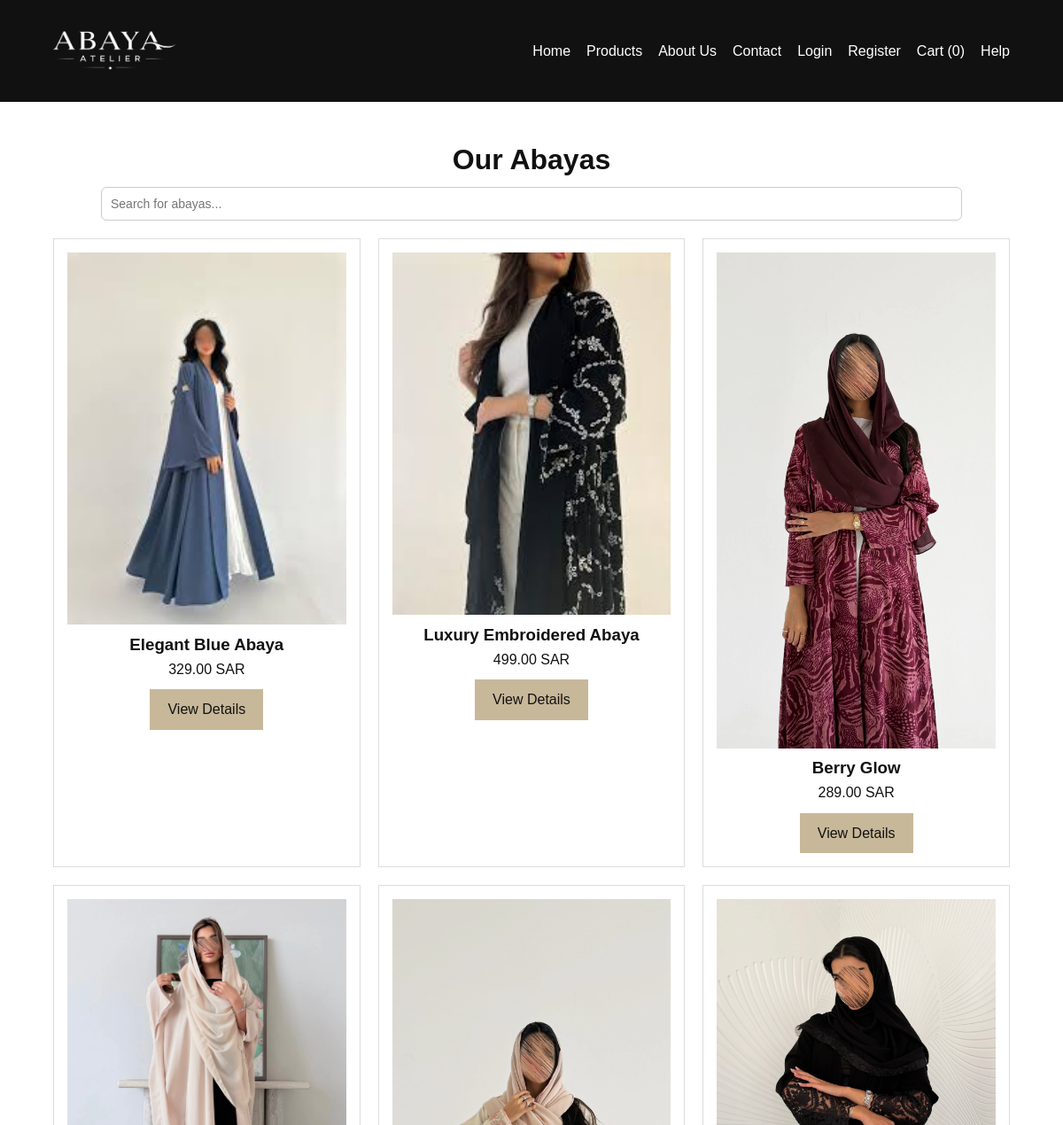
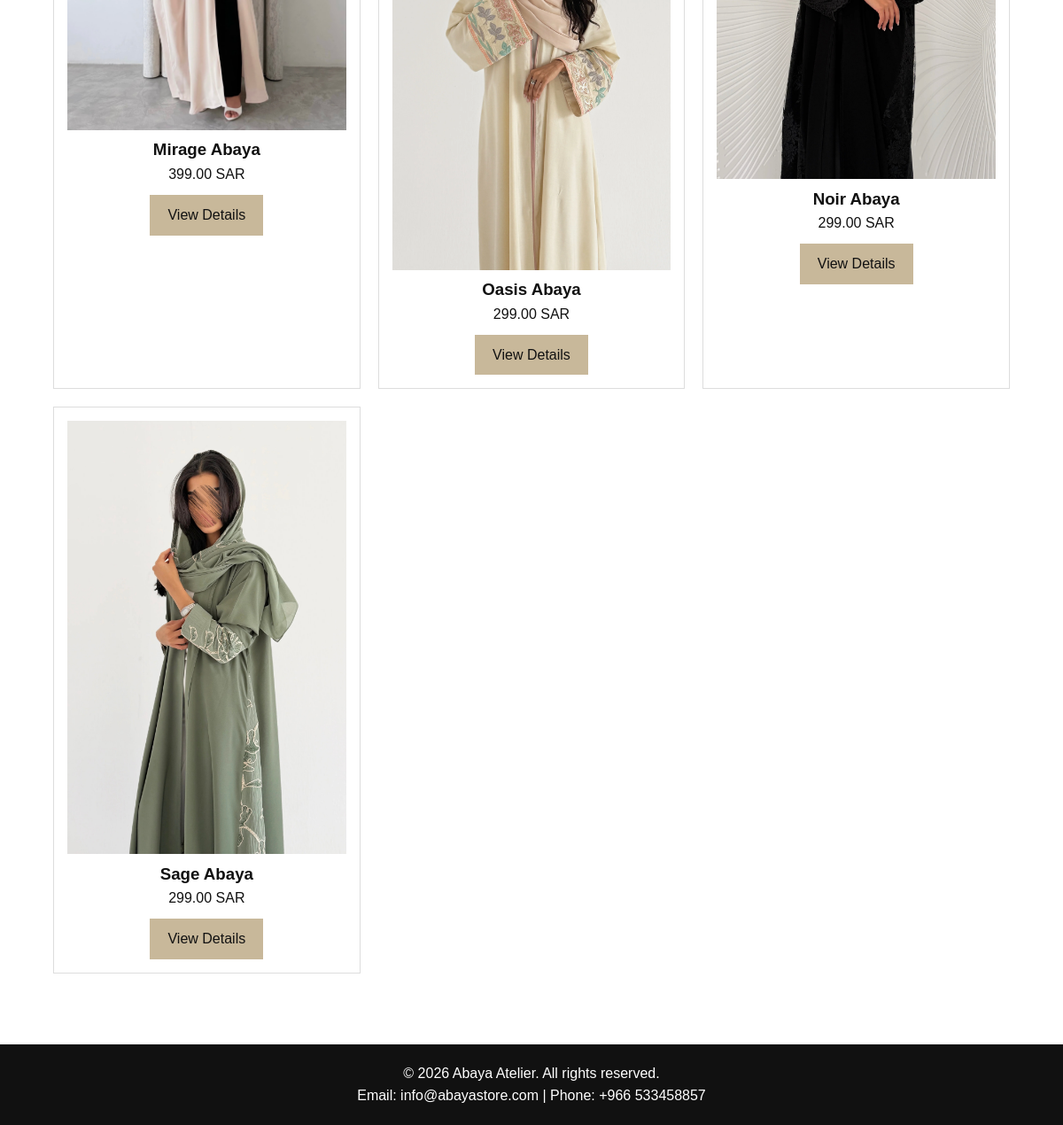
Screenshot of /pages/products.php with the database file from the repository (2 pictures, top to bottom).
### tables this page shows
CREATE TABLE `product` (
  `ProductID` int(11) NOT NULL,
  `Name` varchar(100) NOT NULL,
  `Price` decimal(10,2) NOT NULL,
  `Stock` int(11) NOT NULL DEFAULT 0,
  `Color` varchar(50) DEFAULT NULL,
  `Description` text DEFAULT NULL,
  `Image` varchar(255) DEFAULT NULL,
  `Size` varchar(20) DEFAULT NULL
);

### pages/products.php (the view, shortened to what this page needs)
<?php
include '../db.php';
$result = mysqli_query($conn, "SELECT * FROM Product ORDER BY ProductID ASC");
?>
<!DOCTYPE html>
<html lang="en">
<head>
<link rel="stylesheet" href="../css/style.css">
</head>
<body>
<?php $cart_count = isset($_SESSION['cart']) ? count($_SESSION['cart']) : 0; ?>
<header>
  <div class="container header-container">
    <img class="logo" src="../images/logo.png" alt="Abaya Atelier Logo">
    <nav>
      <ul class="nav-links">
        <li><a href="../index.php">Home</a></li>
        <li><a href="products.php">Products</a></li>
        <li><a href="about.php">About Us</a></li>
        <li><a href="contact.php">Contact</a></li>
        <li><a href="login.php">Login</a></li>
        <li><a href="register.php">Register</a></li>
        <li><a href="cart.php">Cart (<?php echo $cart_count; ?>)</a></li>
        <li><a href="help.php">Help</a></li>
      </ul>
    </nav>
  </div>
</header>
<main class="featured">
<div class="container">
<h1>Our Abayas</h1>
<div class="container" style="margin-bottom: 20px;">
 <input type="text" id="searchInput" placeholder="Search for abayas..." style="width:100%; padding:10px;">
</div>
<section class="products-grid">
<?php while($row = mysqli_fetch_assoc($result)): ?>
<article class="product-card">
    <img src="../images/<?php echo htmlspecialchars($row['Image']); ?>"
         alt="<?php echo htmlspecialchars($row['Name']); ?>">
    <h3><?php echo htmlspecialchars($row['Name']); ?></h3>
    <p><?php echo number_format($row['Price'], 2); ?> SAR</p>
    <a class="btn" href="product-details.php?id=<?php echo $row['ProductID']; ?>">
        View Details
    </a>
</article>
<?php endwhile; ?>
</section>
</div>
</main>
<footer>
  <div class="container footer-footer">
    <p>&copy; 2026 Abaya Atelier. All rights reserved.</p>
    <p>Email: info@abayastore.com | Phone: +966 533458857</p>
  </div>
</footer>
</body>
</html>

### css/style.css (style rules this page uses)
* { margin: 0; padding: 0; box-sizing: border-box; }
body { font-family: Arial, sans-serif; line-height: 1.6; background-color: #ffffff; color: #111; }
.container { width: 90%; max-width: 1100px; margin: auto; }
header { background-color: #111; color: white; padding: 15px 0; }
.header-container { display: flex; justify-content: space-between; align-items: center; }
.logo { height: 55px; width: auto; }
.nav-links { list-style: none; display: flex; gap: 18px; flex-wrap: wrap; }
.nav-links li { display: inline; }
.nav-links a { color: white; text-decoration: none; }
.btn { display: inline-block; background-color: #c8b89a; color: #111; padding: 10px 20px; text-decoration: none; margin-top: 10px; }
.featured { padding: 40px 0; text-align: center; }
.products-grid { display: grid; grid-template-columns: repeat(3, 1fr); gap: 20px; margin-top: 20px; }
.product-card { border: 1px solid #ddd; padding: 15px; }
.product-card img { width: 100%; }
footer { background-color: #111; color: white; text-align: center; padding: 20px 0; margin-top: 40px; }
.product-card { transition: transform 0.2s, box-shadow 0.2s; }
input, textarea, select { margin-top: 5px; padding: 10px; border-radius: 6px; border: 1px solid #ccc; font-size: 14px; }
header { padding: 30px 0; }
body, html { height: 100%; margin: 0; padding: 0; }
main { flex: 1; }
body { min-height: 100vh; display: flex; flex-direction: column; }
main, .container { flex: 1; }

### rows the page displays
product: Image (picture), Name "Elegant Blue Abaya", Price "329.00"
product: Image (picture), Name "Luxury Embroidered Abaya", Price "499.00"
product: Image (picture), Name "Berry Glow", Price "289.00"
product: Image (picture), Name "Mirage Abaya", Price "399.00"
product: Image (picture), Name "Oasis Abaya", Price "299.00"
product: Image (picture), Name "Noir Abaya", Price "299.00"
product: Image (picture), Name "Sage Abaya", Price "299.00"

### other values shown
$cart_count "0"
